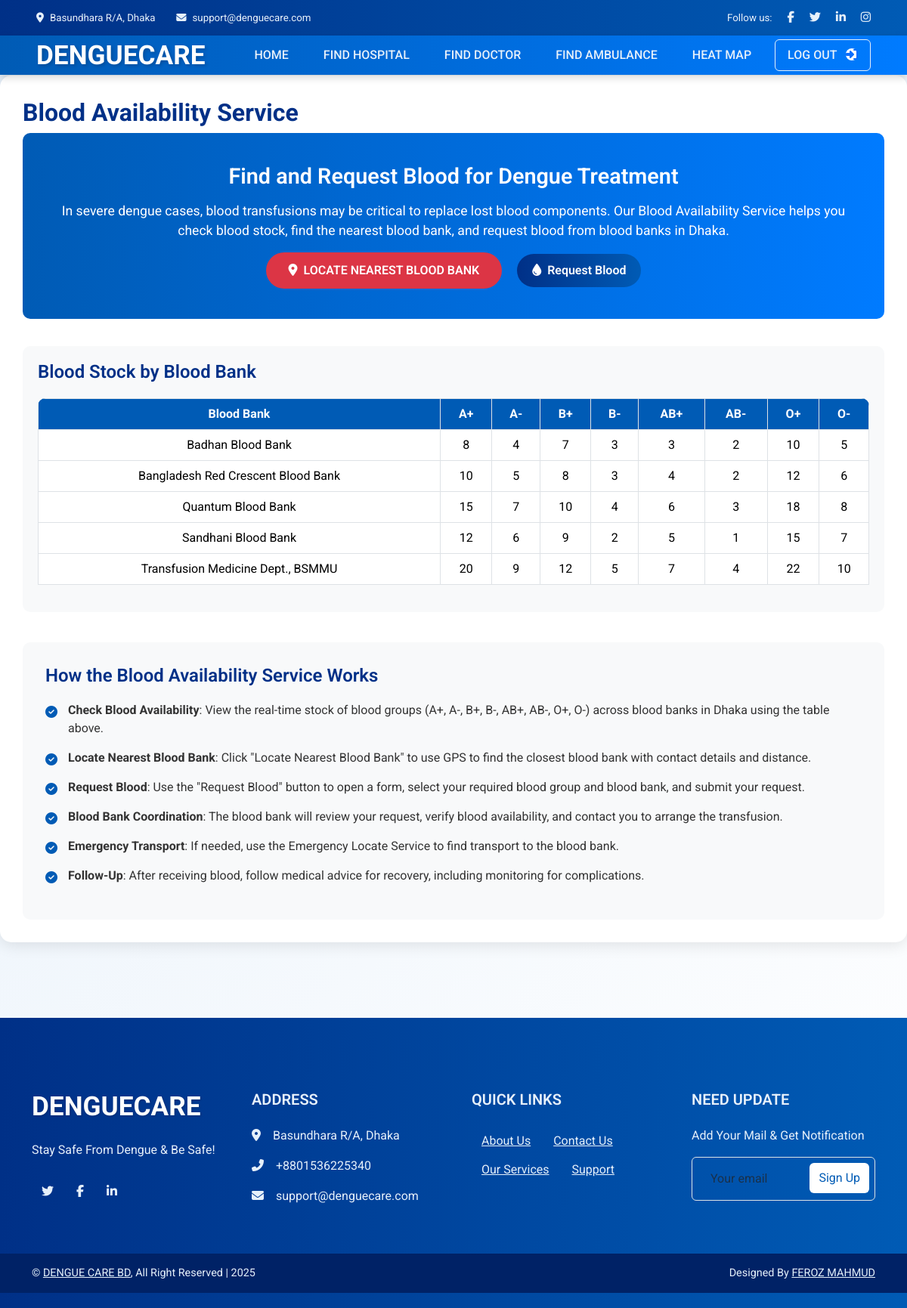
/pages/blood.php, run on the app's committed database.
### tables this page shows
CREATE TABLE `blood_stock` (
  `id` int(11) NOT NULL,
  `hospital_id` int(11) NOT NULL,
  `blood_group` enum('A+','A-','B+','B-','AB+','AB-','O+','O-') NOT NULL,
  `units_available` int(11) NOT NULL DEFAULT 0
);

CREATE TABLE `blood_banks` (
  `id` int(11) NOT NULL,
  `name` varchar(255) NOT NULL,
  `address` varchar(255) NOT NULL,
  `contact` varchar(20) NOT NULL,
  `latitude` decimal(9,6) NOT NULL,
  `longitude` decimal(9,6) NOT NULL
);

### pages/blood.php (the view, shortened to what this page needs)
<?php
$conn = new mysqli('localhost', 'root', '', 'denguecare');
$blood_stock = [];
$result = $conn->query("SELECT bb.name, bs.blood_group, bs.units_available
                        FROM blood_stock bs
                        JOIN blood_banks bb ON bs.hospital_id = bb.id
                        ORDER BY bb.name, bs.blood_group");
if ($result) {
    while ($row = $result->fetch_assoc()) {
        $blood_stock[] = $row;
    }
} else {
    error_log("Failed to fetch blood stock: " . $conn->error);
}
?>
<!DOCTYPE html>
<html lang="en">
<head>
    <link href="https://cdn.jsdelivr.net/npm/bootstrap@5.3.3/dist/css/bootstrap.min.css" rel="stylesheet">
    <link rel="stylesheet" href="https://cdnjs.cloudflare.com/ajax/libs/font-awesome/6.6.0/css/all.min.css">
</head>
<body>
    <div class="container-fluid fixed-top px-0">
        <div class="top-bar row gx-0 align-items-center d-none d-lg-flex">
            <div class="col-lg-6 px-5 text-start">
                <small><i class="fa fa-map-marker-alt me-2"></i>Basundhara R/A, Dhaka</small>
                <small class="ms-4"><i class="fa fa-envelope me-2"></i>support@denguecare.com</small>
            </div>
            <div class="col-lg-6 px-5 text-end">
                <small>Follow us:</small>
                <a class="ms-3" href="https://www.facebook.com/Feeerozzz"><i class="fab fa-facebook-f"></i></a>
                <a class="ms-3" href="https://www.twitter.com/Feeerozzz"><i class="fab fa-twitter"></i></a>
                <a class="ms-3" href="https://www.linkedin.com/Feroz.mahmud36"><i class="fab fa-linkedin-in"></i></a>
                <a class="ms-3" href="https://www.instagram.com/Feeerozzz"><i class="fab fa-instagram"></i></a>
            </div>
        </div>
        <nav class="navbar navbar-expand-lg navbar-dark py-lg-0 px-lg-5">
            <a href="patient_dashboard.php" class="navbar-brand ms-4 ms-lg-0">
                <h1 class="fw-bold m-0">DENGUE<span class="text-white">CARE</span></h1>
            </a>
            <div class="collapse navbar-collapse" id="navbarCollapse">
                <div class="navbar-nav ms-auto p-4 p-lg-0">
                    <a href="patient_dashboard.php" class="nav-item nav-link">HOME</a>
                    <a href="hospital_management.php" class="nav-item nav-link">FIND HOSPITAL</a>
                    <a href="find_doctor.php" class="nav-item nav-link">FIND DOCTOR</a>
                    <a href="find_ambulance.php" class="nav-item nav-link">FIND AMBULANCE</a>
                    <a href="find_heatmap.php" class="nav-item nav-link">HEAT MAP</a>
                </div>
                <div class="d-none d-lg-flex ms-2">
                    <a href="logout.php" class="btn btn-outline-light py-2 px-3">
                        LOG OUT
                        <div class="d-inline-flex btn-sm-square bg-white text-primary rounded-circle ms-2">
                            <i class="fa fa-sign-in-alt"></i>
                        </div>
                    </a>
                </div>
            </div>
        </nav>
    </div>
    <div class="container content-container fade-in">
        <h2>Blood Availability Service</h2>
        <div class="hero-section">
            <h3>Find and Request Blood for Dengue Treatment</h3>
            <p>In severe dengue cases, blood transfusions may be critical to replace lost blood components. Our Blood Availability Service helps you check blood stock, find the nearest blood bank, and request blood from blood banks in Dhaka.</p>
            <button class="btn btn-locate" onclick="locateBloodBanks()">
                <i class="fas fa-map-marker-alt me-2"></i>Locate Nearest Blood Bank
            </button>
            <button class="btn btn-request ms-3" data-bs-toggle="modal" data-bs-target="#requestBloodModal">
                <i class="fas fa-tint me-2"></i>Request Blood
            </button>
        </div>
        <div class="blood-table">
            <h4>Blood Stock by Blood Bank</h4>
            <?php if (empty($blood_stock)): ?>
                <div class="alert alert-warning">No blood stock data available. Please contact support.</div>
            <?php else: ?>
                <div class="table-responsive">
                    <table class="table table-bordered">
                        <thead>
                            <tr>
                                <th>Blood Bank</th>
                                <th>A+</th>
                                <th>A-</th>
                                <th>B+</th>
                                <th>B-</th>
                                <th>AB+</th>
                                <th>AB-</th>
                                <th>O+</th>
                                <th>O-</th>
                            </tr>
                        </thead>
                        <tbody>
                            <?php
                            $current_bank = '';
                            foreach ($blood_stock as $stock) {
                                if ($stock['name'] !== $current_bank) {
                                    if ($current_bank !== '') {
                                        echo '</tr>';
                                    }
                                    echo '<tr>';
                                    echo '<td>' . htmlspecialchars($stock['name']) . '</td>';
                                    $current_bank = $stock['name'];
                                }
                                echo '<td>' . $stock['units_available'] . '</td>';
                            }
                            if ($current_bank !== '') {
                                echo '</tr>';
                            }
                            ?>
                        </tbody>
                    </table>
                </div>
            <?php endif; ?>
        </div>
        <div class="how-it-works">
            <h4>How the Blood Availability Service Works</h4>
            <ul>
                <li><strong>Check Blood Availability</strong>: View the real-time stock of blood groups (A+, A-, B+, B-, AB+, AB-, O+, O-) across blood banks in Dhaka using the table above.</li>
                <li><strong>Locate Nearest Blood Bank</strong>: Click "Locate Nearest Blood Bank" to use GPS to find the closest blood bank with contact details and distance.</li>
                <li><strong>Request Blood</strong>: Use the "Request Blood" button to open a form, select your required blood group and blood bank, and submit your request.</li>
                <li><strong>Blood Bank Coordination</strong>: The blood bank will review your request, verify blood availability, and contact you to arrange the transfusion.</li>
                <li><strong>Emergency Transport</strong>: If needed, use the Emergency Locate Service to find transport to the blood bank.</li>
                <li><strong>Follow-Up</strong>: After receiving blood, follow medical advice for recovery, including monitoring for complications.</li>
            </ul>
        </div>
    </div>
    <div class="container-fluid footer mt-5 pt-5">
        <div class="container py-5">
            <div class="row g-5">
                <div class="col-lg-3 col-md-6">
                    <h1 class="fw-bold mb-4">DENGUE<span class="text-white">CARE</span></h1>
                    <p>Stay Safe From Dengue & Be Safe!</p>
                    <div class="d-flex pt-2">
                        <a class="btn btn-square me-1" href=""><i class="fab fa-twitter"></i></a>
                        <a class="btn btn-square me-1" href=""><i class="fab fa-facebook-f"></i></a>
                        <a class="btn btn-square me-0" href=""><i class="fab fa-linkedin-in"></i></a>
                    </div>
                </div>
                <div class="col-lg-3 col-md-6">
                    <h5 class="mb-4">Address</h5>
                    <p><i class="fa fa-map-marker-alt me-3"></i>Basundhara R/A, Dhaka</p>
                    <p><i class="fa fa-phone-alt me-3"></i>+8801536225340</p>
                    <p><i class="fa fa-envelope me-3"></i>support@denguecare.com</p>
                </div>
                <div class="col-lg-3 col-md-6">
                    <h5 class="mb-4">Quick Links</h5>
                    <a class="btn btn-link" href="">About Us</a>
                    <a class="btn btn-link" href="">Contact Us</a>
                    <a class="btn btn-link" href="">Our Services</a>
                    <a class="btn btn-link" href="">Support</a>
                </div>
                <div class="col-lg-3 col-md-6">
                    <h5 class="mb-4">Need Update</h5>
                    <p>Add Your Mail & Get Notification</p>
                    <div class="position-relative mx-auto" style="max-width: 400px;">
                        <input class="form-control bg-transparent w-100 py-3 ps-4 pe-5" type="text" placeholder="Your email">
                        <button type="button" class="btn btn-primary py-2 position-absolute top-0 end-0 mt-2 me-2">Sign Up</button>
                    </div>
                </div>
            </div>
        </div>
        <div class="container-fluid copyright">
            <div class="container">
                <div class="row">
                    <div class="col-md-6 text-center text-md-start mb-3 mb-md-0">
                        © <a href="#">DENGUE CARE BD</a>, All Right Reserved | 2025
                    </div>
                    <div class="col-md-6 text-center text-md-end">
                        Designed By <a href="https://www.facebook.com/ferozmahmud.sheikh">FEROZ MAHMUD</a>
                    </div>
                </div>
            </div>
        </div>
    </div>
</body>
</html>

### pages/blood.php (style rules this page uses)
body { font-family: 'Roboto', sans-serif; background: linear-gradient(135deg, #e6f0fa 0%, #ffffff 100%); margin: 0; color: #333; }
.top-bar { background: linear-gradient(90deg, #003087, #005bb5); padding: 12px 0; font-size: 0.95rem; color: #e6f0fa; box-shadow: 0 2px 5px rgba(0, 0, 0, 0.1); }
.top-bar a { color: #e6f0fa; transition: color 0.3s; }
.navbar { background: linear-gradient(90deg, #005bb5, #007bff); padding: 15px 0; box-shadow: 0 4px 10px rgba(0, 0, 0, 0.15); }
.navbar-brand h1 { font-size: 2.2rem; font-weight: 700; color: #ffffff; text-shadow: 2px 2px 4px rgba(0, 0, 0, 0.2); transition: transform 0.3s; }
.navbar-nav .nav-link { color: #e6f0fa !important; font-weight: 500; margin: 0 15px; transition: color 0.3s; }
.btn-outline-light { border-color: #e6f0fa; color: #e6f0fa; font-weight: 500; transition: background 0.3s, color 0.3s; }
.content-container { margin: 100px auto; max-width: 1200px; background: #ffffff; border-radius: 15px; box-shadow: 0 4px 20px rgba(0, 0, 0, 0.1); padding: 30px; animation: fadeIn 0.5s ease-in-out; }
.content-container h2 { color: #003087; font-weight: 700; margin-bottom:ng: 30px; }
.hero-section { background: linear-gradient(90deg, #005bb5, #007bff); color: #ffffff; padding: 40px; border-radius: 10px; text-align: center; margin-bottom: 30px; }
.hero-section h3 { font-size: 1.8rem; font-weight: 600; }
.hero-section p { font-size: 1.1rem; margin: 15px 0; }
.btn-locate { background: #dc3545; border: none; border-radius: 25px; padding: 12px 30px; font-weight: 600; text-transform: uppercase; color: #ffffff; transition: background 0.3s, transform 0.2s; }
.btn-request { background: linear-gradient(90deg, #003087, #005bb5); border: none; border-radius: 25px; padding: 10px 20px; font-weight: 600; color: #ffffff; transition: background 0.3s, transform 0.2s; }
.blood-table { background: #f8f9fa; border-radius: 10px; padding: 20px; margin-top: 30px; }
.blood-table h4 { color: #003087; font-weight: 600; margin-bottom: 20px; }
.table-responsive { border-radius: 10px; overflow-x: auto; }
.table th, .table td { vertical-align: middle; text-align: center; }
.table th { background: #005bb5; color: #ffffff; }
.how-it-works { background: #f8f9fa; border-radius: 10px; padding: 30px; margin-top: 40px; }
.how-it-works h4 { color: #003087; font-weight: 600; margin-bottom: 20px; }
.how-it-works ul { list-style-type: none; padding: 0; }
.how-it-works li { font-size: 1rem; color: #333; margin-bottom: 15px; position: relative; padding-left: 30px; }
.how-it-works li:before { content: '\f058'; font-family: 'Font Awesome 6 Free'; font-weight: 900; color: #005bb5; position: absolute; left: 0; top: 2px; }
.footer { background: linear-gradient(90deg, #003087, #005bb5); padding: 60px 0 20px; color: #e6f0fa; }
.footer h1 { font-size: 2.2rem; font-weight: 700; color: #ffffff; text-shadow: 1px 1px 3px rgba(0, 0, 0, 0.2); }
.footer h5 { color: #e6f0fa; font-weight: 600; text-transform: uppercase; }
.footer p, .footer a { color: #e6f0fa; transition: color 0.3s; }
.footer .btn-primary { background: #ffffff; color: #005bb5; border: none; transition: background 0.3s, color 0.3s; }
.copyright { background: #002266; padding: 15px 0; font-size: 0.9rem; }

### data on the page
blood_stock: blood_banks.name "Badhan Blood Bank", units_available "8"
blood_stock: units_available "4"
blood_stock: units_available "7"
blood_stock: units_available "3"
blood_stock: units_available "3"
blood_stock: units_available "2"
blood_stock: units_available "10"
blood_stock: units_available "5"
blood_stock: blood_banks.name "Bangladesh Red Crescent Blood Bank", units_available "10"
blood_stock: units_available "5"
blood_stock: units_available "8"
blood_stock: units_available "3"
blood_stock: units_available "4"
blood_stock: units_available "2"
blood_stock: units_available "12"
blood_stock: units_available "6"
blood_stock: blood_banks.name "Quantum Blood Bank", units_available "15"
blood_stock: units_available "7"
blood_stock: units_available "10"
blood_stock: units_available "4"
blood_stock: units_available "6"
blood_stock: units_available "3"
blood_stock: units_available "18"
blood_stock: units_available "8"
blood_stock: blood_banks.name "Sandhani Blood Bank", units_available "12"
blood_stock: units_available "6"
blood_stock: units_available "9"
blood_stock: units_available "2"
blood_stock: units_available "5"
blood_stock: units_available "1"
blood_stock: units_available "15"
blood_stock: units_available "7"
blood_stock: blood_banks.name "Transfusion Medicine Dept., BSMMU", units_available "20"
blood_stock: units_available "9"
blood_stock: units_available "12"
blood_stock: units_available "5"
blood_stock: units_available "7"
blood_stock: units_available "4"
blood_stock: units_available "22"
blood_stock: units_available "10"
